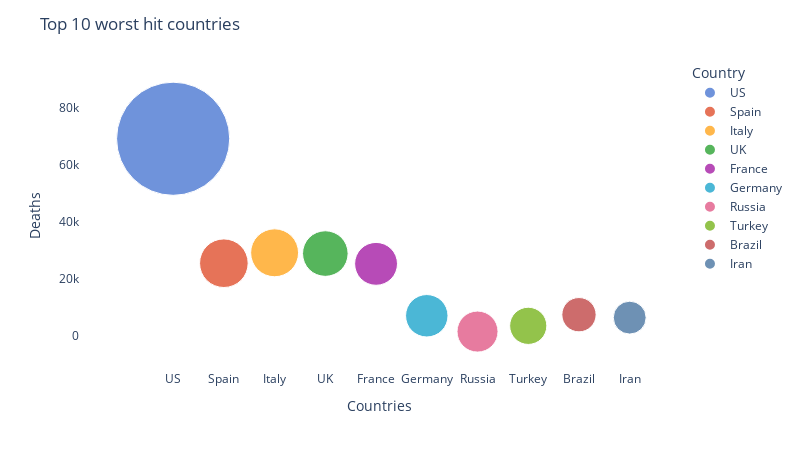

Notebook source saved alongside this figure:
### Code cell
n=10
sorted_country_df = country_df.sort_values('Confirmed', ascending=False).head(n)

fig = px.scatter(sorted_country_df, 
                x="Country", y="Deaths",
                size="Confirmed", color="Country",
                hover_name="Country", size_max=80,
                color_discrete_sequence=px.colors.qualitative.G10)

fig.update_layout(
title=f"Top {n} worst hit countries",
xaxis_title="Countries",
yaxis_title="Deaths",
)

fig.update_layout(
    autosize=False,
    width=800,
    height=450,
    plot_bgcolor='white')


fig.show()

### Figure 1 — Plotly figure (JSON) as saved in the notebook; plotly's stock layout.template omitted (floating-point values rounded to 4 significant figures)
{"data": [{"hovertemplate": "<b>%{hovertext}</b><br><br>Country=%{x}<br>Deaths=%{y}<br>Confirmed=%{marker.size}<extra></extra>", "hovertext": ["US"], "legendgroup": "US", "marker": {"color": "#3366CC", "size": [1181885], "sizemode": "area", "sizeref": 184.7, "symbol": "circle"}, "mode": "markers", "name": "US", "showlegend": true, "type": "scatter", "x": ["US"], "xaxis": "x", "y": [69079], "yaxis": "y"}, {"hovertemplate": "<b>%{hovertext}</b><br><br>Country=%{x}<br>Deaths=%{y}<br>Confirmed=%{marker.size}<extra></extra>", "hovertext": ["Spain"], "legendgroup": "Spain", "marker": {"color": "#DC3912", "size": [218011], "sizemode": "area", "sizeref": 184.7, "symbol": "circle"}, "mode": "markers", "name": "Spain", "showlegend": true, "type": "scatter", "x": ["Spain"], "xaxis": "x", "y": [25428], "yaxis": "y"}, {"hovertemplate": "<b>%{hovertext}</b><br><br>Country=%{x}<br>Deaths=%{y}<br>Confirmed=%{marker.size}<extra></extra>", "hovertext": ["Italy"], "legendgroup": "Italy", "marker": {"color": "#FF9900", "size": [211938], "sizemode": "area", "sizeref": 184.7, "symbol": "circle"}, "mode": "markers", "name": "Italy", "showlegend": true, "type": "scatter", "x": ["Italy"], "xaxis": "x", "y": [29079], "yaxis": "y"}, {"hovertemplate": "<b>%{hovertext}</b><br><br>Country=%{x}<br>Deaths=%{y}<br>Confirmed=%{marker.size}<extra></extra>", "hovertext": ["UK"], "legendgroup": "UK", "marker": {"color": "#109618", "size": [191832], "sizemode": "area", "sizeref": 184.7, "symbol": "circle"}, "mode": "markers", "name": "UK", "showlegend": true, "type": "scatter", "x": ["UK"], "xaxis": "x", "y": [28809], "yaxis": "y"}, {"hovertemplate": "<b>%{hovertext}</b><br><br>Country=%{x}<br>Deaths=%{y}<br>Confirmed=%{marker.size}<extra></extra>", "hovertext": ["France"], "legendgroup": "France", "marker": {"color": "#990099", "size": [169583], "sizemode": "area", "sizeref": 184.7, "symbol": "circle"}, "mode": "markers", "name": "France", "showlegend": true, "type": "scatter", "x": ["France"], "xaxis": "x", "y": [25204], "yaxis": "y"}, {"hovertemplate": "<b>%{hovertext}</b><br><br>Country=%{x}<br>Deaths=%{y}<br>Confirmed=%{marker.size}<extra></extra>", "hovertext": ["Germany"], "legendgroup": "Germany", "marker": {"color": "#0099C6", "size": [166304], "sizemode": "area", "sizeref": 184.7, "symbol": "circle"}, "mode": "markers", "name": "Germany", "showlegend": true, "type": "scatter", "x": ["Germany"], "xaxis": "x", "y": [6993], "yaxis": "y"}, {"hovertemplate": "<b>%{hovertext}</b><br><br>Country=%{x}<br>Deaths=%{y}<br>Confirmed=%{marker.size}<extra></extra>", "hovertext": ["Russia"], "legendgroup": "Russia", "marker": {"color": "#DD4477", "size": [155370], "sizemode": "area", "sizeref": 184.7, "symbol": "circle"}, "mode": "markers", "name": "Russia", "showlegend": true, "type": "scatter", "x": ["Russia"], "xaxis": "x", "y": [1451], "yaxis": "y"}, {"hovertemplate": "<b>%{hovertext}</b><br><br>Country=%{x}<br>Deaths=%{y}<br>Confirmed=%{marker.size}<extra></extra>", "hovertext": ["Turkey"], "legendgroup": "Turkey", "marker": {"color": "#66AA00", "size": [127659], "sizemode": "area", "sizeref": 184.7, "symbol": "circle"}, "mode": "markers", "name": "Turkey", "showlegend": true, "type": "scatter", "x": ["Turkey"], "xaxis": "x", "y": [3461], "yaxis": "y"}, {"hovertemplate": "<b>%{hovertext}</b><br><br>Country=%{x}<br>Deaths=%{y}<br>Confirmed=%{marker.size}<extra></extra>", "hovertext": ["Brazil"], "legendgroup": "Brazil", "marker": {"color": "#B82E2E", "size": [108620], "sizemode": "area", "sizeref": 184.7, "symbol": "circle"}, "mode": "markers", "name": "Brazil", "showlegend": true, "type": "scatter", "x": ["Brazil"], "xaxis": "x", "y": [7367], "yaxis": "y"}, {"hovertemplate": "<b>%{hovertext}</b><br><br>Country=%{x}<br>Deaths=%{y}<br>Confirmed=%{marker.size}<extra></extra>", "hovertext": ["Iran"], "legendgroup": "Iran", "marker": {"color": "#316395", "size": [99970], "sizemode": "area", "sizeref": 184.7, "symbol": "circle"}, "mode": "markers", "name": "Iran", "showlegend": true, "type": "scatter", "x": ["Iran"], "xaxis": "x", "y": [6340], "yaxis": "y"}], "layout": {"autosize": false, "height": 450, "legend": {"itemsizing": "constant", "title": {"text": "Country"}, "tracegroupgap": 0}, "margin": {"t": 60}, "plot_bgcolor": "white", "title": {"text": "Top 10 worst hit countries"}, "width": 800, "xaxis": {"anchor": "y", "categoryarray": ["US", "Spain", "Italy", "UK", "France", "Germany", "Russia", "Turkey", "Brazil", "Iran"], "categoryorder": "array", "domain": [0, 1], "title": {"text": "Countries"}}, "yaxis": {"anchor": "x", "domain": [0, 1], "title": {"text": "Deaths"}}}}
